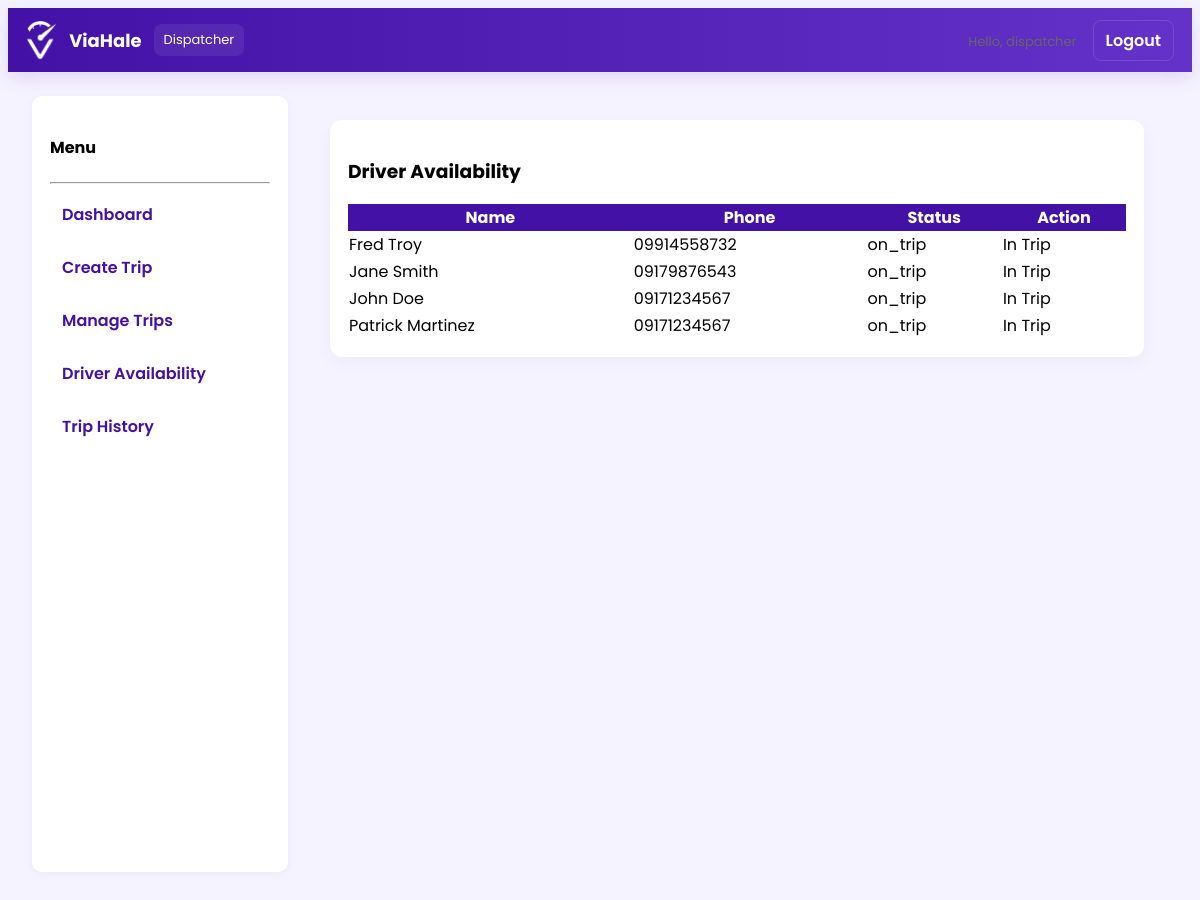
Screenshot of /dispatcher/driver_availability.php (signed in) with the database file from the repository.
### tables this page shows
CREATE TABLE `drivers` (
  `id` int(11) NOT NULL,
  `name` varchar(100) NOT NULL,
  `phone` varchar(30) DEFAULT NULL,
  `status` enum('available','on_trip','unavailable') DEFAULT 'available',
  `current_location_lat` decimal(10,8) DEFAULT NULL,
  `current_location_lng` decimal(11,8) DEFAULT NULL,
  `shift_end_time` time DEFAULT NULL,
  `rating_average` decimal(3,2) DEFAULT 5.00
);

### dispatcher/driver_availability.php (the view, shortened to what this page needs)
<?php
require '../includes/db.php';
include '../includes/dispatcher_navbar.php';
$drivers = $conn->query("SELECT * FROM drivers ORDER BY name");
?>
<!doctype html><html><head><meta charset="utf-8"><title>Driver Availability</title>
</head>
<body>
<div style="display:flex; gap:18px; padding:24px;">
    <div class="sidebar">
      <h4>Menu</h4><hr>
      <a href="dispatcher_dashboard.php"> Dashboard</a>
      <a href="create_trip.php"> Create Trip</a>
      <a href="manage_trips.php"> Manage Trips</a>
      <a href="driver_availability.php"> Driver Availability</a>
      <a href="trip_history.php"> Trip History</a>
    </div>
  <div style="flex:1" class="container-main">
    <div class="card"><h3>Driver Availability</h3>
      <table style="width:100%;border-collapse:collapse">
        <thead style="background:#4311A5;color:#fff"><tr><th>Name</th><th>Phone</th><th>Status</th><th>Action</th></tr></thead>
        <tbody>
          <?php while($d = $drivers->fetch_assoc()): ?>
            <tr>
              <td><?php echo htmlspecialchars($d['name']);?></td>
              <td><?php echo htmlspecialchars($d['phone']);?></td>
              <td><?php echo htmlspecialchars($d['status']);?></td>
              <td>
                <?php if($d['status'] !== 'on_trip'): ?>
                  <a href="driver_availability.php?toggle=<?php echo $d['id']; ?>">Toggle</a>
                <?php else: ?>
                  In Trip
                <?php endif; ?>
              </td>
            </tr>
          <?php endwhile; ?>
        </tbody>
      </table>
    </div>
  </div>
</div>
</body></html>

### includes/dispatcher_navbar.php (style rules this page uses)
:root { --vh-color1:#6532C9; --vh-color2:#4311A5; --vh-accent:#9A66FF; --vh-bg:#f5f3ff; }
body { font-family: 'Poppins', sans-serif; background: var(--vh-bg); }
.sidebar { width:220px; background:#fff; min-height:calc(100vh - 60px); padding:18px; box-shadow: 0 2px 8px rgba(0,0,0,0.05); border-radius:10px; }
.sidebar a { display:block; padding:10px 12px; color:#4311A5; text-decoration:none; border-radius:8px; margin-bottom:8px; font-weight:600; }
.container-main { padding:24px; }
.card { background:#fff; border-radius:12px; padding:18px; box-shadow:0 6px 18px rgba(0,0,0,0.04); margin-bottom:18px; }

### rows the page displays
drivers: name "Fred Troy", phone "09914558732", status "on_trip", shows "In Trip"
drivers: name "Jane Smith", phone "09179876543", status "on_trip", shows "In Trip"
drivers: name "John Doe", phone "09171234567", status "on_trip", shows "In Trip"
drivers: name "Patrick Martinez", phone "09171234567", status "on_trip", shows "In Trip"

### other values shown
$username "dispatcher"
